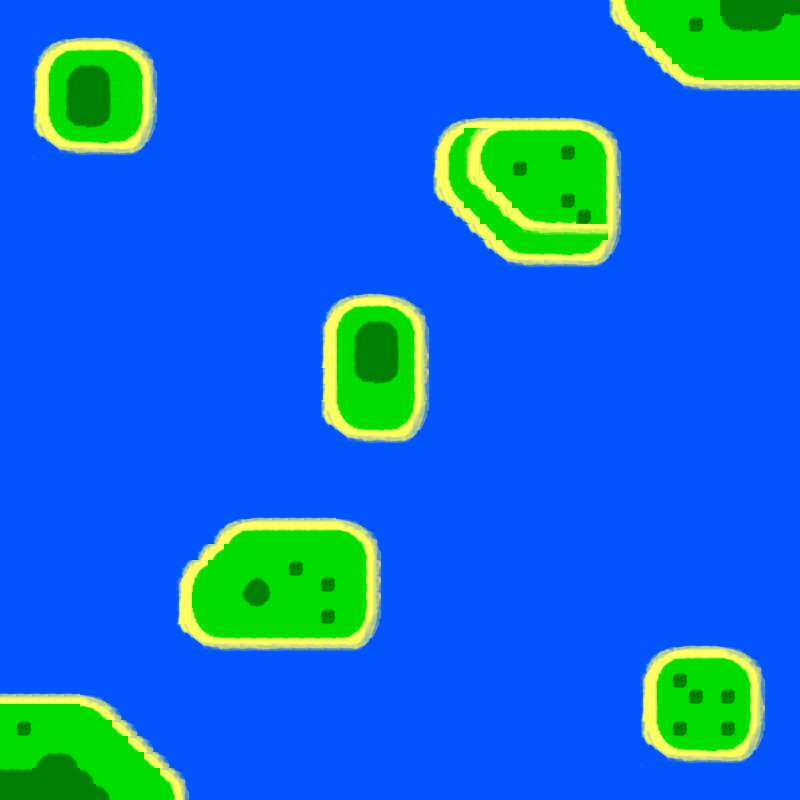

Tiled map render using the project's own tile images. Description and the map definition, with tile-layer contents summarised, below:
An orthogonal 50x50 tile map with 16x16 px tiles, 2 tile layers (COLLISION, ISLANDS), 5 tilesets.

<map version="1.0" orientation="orthogonal" width="50" height="50" tilewidth="16" tileheight="16">
 <tileset firstgid="1" name="COLLISION" tilewidth="16" tileheight="16">
  <image source="collision.png" width="80" height="32" />
 </tileset>
 <tileset firstgid="11" name="WATER" tilewidth="16" tileheight="16">
  <image source="WATER.png" width="16" height="16" />
 </tileset>
 <tileset firstgid="12" name="LAND" tilewidth="16" tileheight="16">
  <image source="ISLAND.png" width="128" height="128" />
 </tileset>
 <tileset firstgid="76" name="LAND2" tilewidth="16" tileheight="16">
  <image source="ISLAND.png" width="128" height="128" />
 </tileset>
 <tileset firstgid="140" name="CLIFFS" tilewidth="16" tileheight="16">
  <image source="CLIFFS.png" width="128" height="128" />
 </tileset>
 <layer name="COLLISION" width="50" height="50">
  <data>[2500 cells, 532 non-empty, 1 distinct tile ids]</data>
 </layer>
 <layer name="ISLANDS" width="50" height="50">
  <data>[2500 cells, 2500 non-empty, 93 distinct tile ids]</data>
 </layer>
</map>
